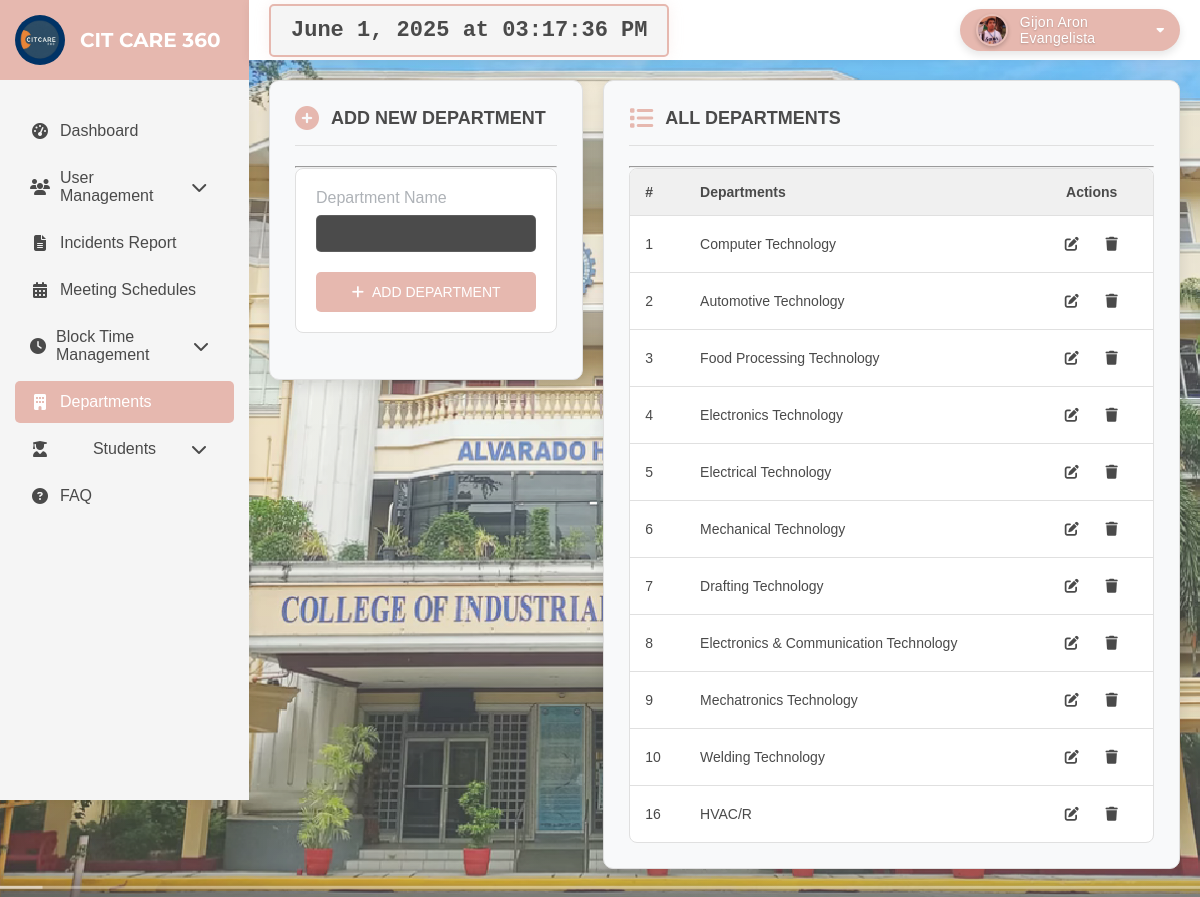
The app's page /lightModeAdmin/departments.php (signed in) with its own data.
### tables this page shows
CREATE TABLE `departments` (
  `id` int(11) NOT NULL,
  `name` varchar(255) NOT NULL,
  `created_at` timestamp NOT NULL DEFAULT current_timestamp(),
  `updated_at` timestamp NOT NULL DEFAULT current_timestamp() ON UPDATE current_timestamp()
);

### lightModeAdmin/departments.php (the view, shortened to what this page needs)
<?php
include('../connection/connection.php');
$userId = $_SESSION['user_id'];
$query = "SELECT profile_image, name FROM admin_users WHERE id = ?";
$stmt = $conn->prepare($query);
$stmt->bind_param("i", $userId);
$stmt->execute();
$result = $stmt->get_result();
$user = $result->fetch_assoc();
$profileImage = '../image/' . $user['profile_image'];
$userName = $user['name'];
$query = "SELECT * FROM departments";
$result = mysqli_query($conn, $query);
$departments = [];
while ($row = mysqli_fetch_assoc($result)) {
    $departments[] = $row;
}
?>
<!DOCTYPE html>
<html lang="en">
<head>
    <link rel="stylesheet" href="https://cdnjs.cloudflare.com/ajax/libs/font-awesome/6.5.1/css/all.min.css">
</head>
<body>
        <div class="sidebar">
            <div class="logo-container" style="text-align: center;">
                <img src="../image/logo.png" alt="Logo" style="width: 50px; height: 50px; margin-right: 10px;">
                <h1 style="font-size: 20px; color: #FFFFFF; margin: 0 5px;">CIT CARE 360</h1>
            </div>
            <ul class="nav-links">
                <li>
                    <a href="dashboard.php">
                        <i class="fas fa-tachometer-alt"></i>Dashboard
                    </a>
                </li>
                <li class="dropdown">
                    <a href="#" class="dropdown-toggle">
                        <i class="fas fa-users"></i>User Management
                        <i class="fas fa-chevron-down arrow"></i>
                    </a>
                </li>
                <li>
                    <a href="incidentsReport.php">
                        <i class="fas fa-file-alt"></i>Incidents Report
                    </a>
                </li>
                <li>
                    <a href="meetingSchedules.php">
                        <i class="fas fa-calendar-alt"></i>Meeting Schedules
                    </a>
                </li>
                <li class="dropdown">
                    <a href="#" class="dropdown-toggle">
                        <i class="fas fa-clock"></i>Block Time Management
                        <i class="fas fa-chevron-down arrow"></i>
                    </a>
                </li>
                <li class="active">
                    <a href="departments.php">
                        <i class="fas fa-building"></i>Departments
                    </a>
                </li>
                <li class="dropdown">
                    <a href="#" class="dropdown-toggle">
                        <i class="fas fa-user-graduate"></i>Students
                        <i class="fas fa-chevron-down arrow"></i>
                    </a>
                </li>
                <li>
                    <a href="faq.php">
                        <i class="fas fa-question-circle"></i>FAQ
                    </a>
                </li>
            </ul>
        </div>
        <div class="topbar">
            <div class="time-label" id="currentDateTime"></div>
            <div class="profile-container">
                <img src="<?php echo htmlspecialchars($profileImage); ?>" alt="Profile Picture">
                <span class="profile-name"><?php echo htmlspecialchars($userName); ?></span>
                <i class="fas fa-caret-down"></i>
            </div>
        </div>
            <div class="main-content">
                <div style="display: flex; gap: 20px;">
                    <div class="content-card dashboard-table" style="flex: 1; height: 300px; display: flex; flex-direction: column;">
                        <div class="table-header">
                            <i class="fas fa-plus-circle"></i>
                            <h2>ADD NEW DEPARTMENT</h2>
                        </div>
                        <hr class="header-line">
                        <form method="POST" id="addDepartmentForm">
                            <div class="table-container" style="padding: 20px; flex-grow: 1; display: flex; flex-direction: column; justify-content: space-between;">
                                <div>
                                    <label for="departmentName" style="display: block; color: #AEB2B7; margin-bottom: 8px; font-family: 'Century Gothic', sans-serif;">Department Name</label>
                                    <input type="text" id="departmentName" name="departmentName" style="width: 100%; padding: 10px; border-radius: 5px; border: 1px solid rgba(255, 255, 255, 0.1); background-color: rgba(30, 30, 30, 0.8); color: #AEB2B7; font-family: 'Century Gothic', sans-serif; margin-bottom: 20px;">
                                </div>
                                <button type="submit" class="add-btn" style="width: 100%;">
                                    <i class="fas fa-plus"></i>
                                    ADD DEPARTMENT
                                </button>
                            </div>
                        </form>
                    </div>
                    <div class="content-card dashboard-table" style="flex: 2;">
                        <div class="table-header">
                            <i class="fas fa-list"></i>
                            <h2>ALL DEPARTMENTS</h2>
                        </div>
                        <hr class="header-line">
                        <div class="table-container">
                            <table>
                                <thead>
                                    <tr>
                                        <th>#</th>
                                        <th>Departments</th>
                                        <th>Actions</th>
                                    </tr>
                                </thead>
                                <tbody>
                                    <?php foreach ($departments as $department): ?>
                                        <tr>
                                            <td><?php echo htmlspecialchars($department['id']); ?></td>
                                            <td><?php echo htmlspecialchars($department['name']); ?></td>
                                            <td class='actions'>
                                                <button class='action-btn edit' data-id='<?php echo htmlspecialchars($department['id']); ?>' data-name='<?php echo htmlspecialchars($department['name']); ?>'><i class='fas fa-edit'></i></button>
                                                <button class='action-btn delete' data-id='<?php echo htmlspecialchars($department['id']); ?>'><i class='fas fa-trash'></i></button>
                                            </td>
                                        </tr>
                                    <?php endforeach; ?>
                                </tbody>
                            </table>
                        </div>
                    </div>
                </div>
            </div>
</body>
</html>

### records on screen
departments: id "1", name "Computer Technology"
departments: id "2", name "Automotive Technology"
departments: id "3", name "Food Processing Technology"
departments: id "4", name "Electronics Technology"
departments: id "5", name "Electrical Technology"
departments: id "6", name "Mechanical Technology"
departments: id "7", name "Drafting Technology"
departments: id "8", name "Electronics & Communication Technology"
departments: id "9", name "Mechatronics Technology"
departments: id "10", name "Welding Technology"
departments: id "16", name "HVAC/R"

### other values on screen
$userName "Gijon Aron Evangelista"
